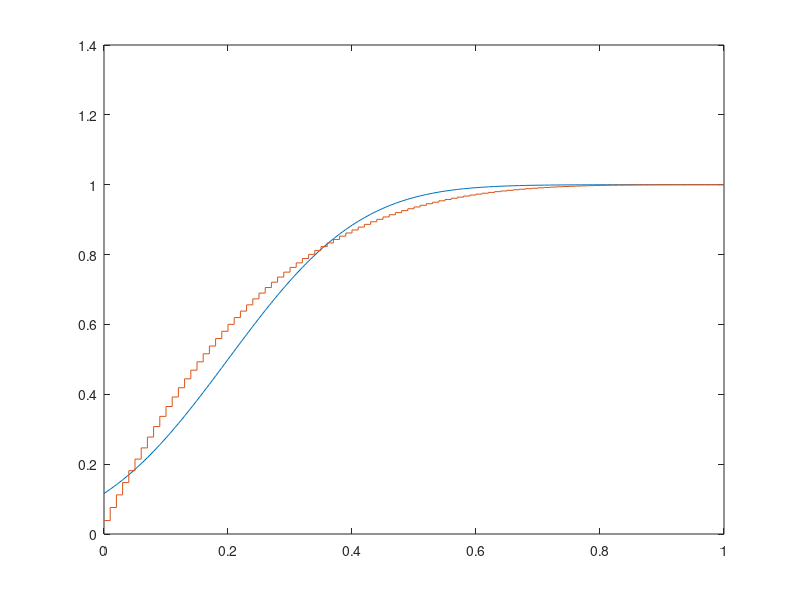
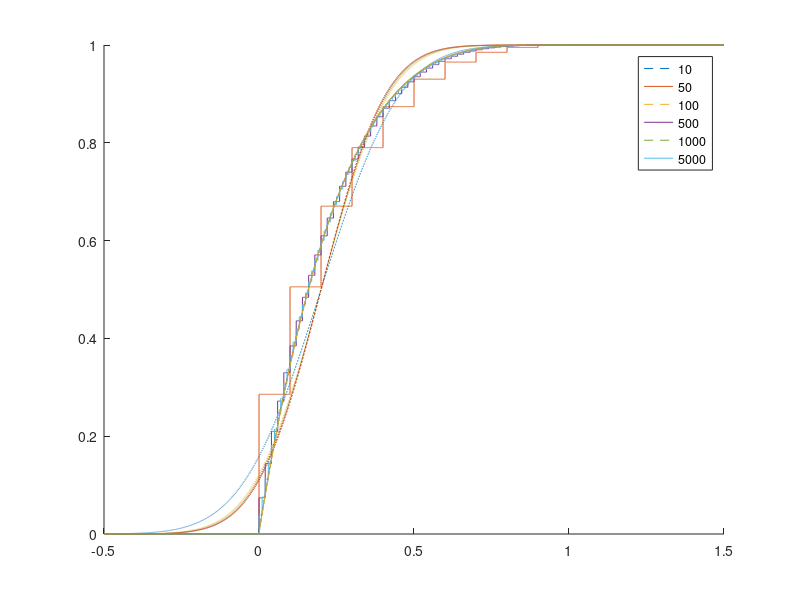

Recreate these plots in MATLAB, in order.
clear;
close all;

% Parameters
a = 1;
b = 4;
N = 100;

x = 0:N;

%% Normal distr
Ep = a / (a + b);
Vp = a * b * (a + b + N) / N / (a + b) ^ 2 / (a + b + 1);

n_cdf = normcdf(x / N, Ep, sqrt(Vp));

%% BetaBinom
bb_pmf = exp(gammaln(N + 1)-gammaln(x + 1)-gammaln(N - x + 1)) .* ...
    beta((a + x),(b + N - x)) / beta(a, b);
bb_cdf = cumsum(bb_pmf);

figure;
plot(x / N, n_cdf)
hold on
stairs(x / N, bb_cdf)

%% Distance measurement
figure, hold on;
N_list = {10 50 100 500 1000};
for ii = 1:length(N_list)
    N = N_list{ii};
    Ep = a / (a + b);
    Vp = a * b * (a + b + N) / N / (a + b) ^ 2 / (a + b + 1);
    
    step = 10000;
    x2 = linspace(-0.5 * N, 1.5 * N, step);
    n_cdf = normcdf(x2 / N, Ep, sqrt(Vp));

    floor_x2 = floor(x2);
    floor_x2(x2 < 0) = 0;
    floor_x2(x2 > N) = N;
    bb_pmf = exp(gammaln(N + 1)-gammaln(floor_x2 + 1)-gammaln(N - floor_x2 + 1)) .* ...
        beta((a + floor_x2),(b + N - floor_x2)) / beta(a, b);
    bb_pmf(x2 < 0) = 0;
    bb_pmf([false bb_pmf(1:end-1) == bb_pmf(2:end)]) = 0;
    bb_cdf = cumsum(bb_pmf);

    dist = sum(abs(n_cdf - bb_cdf)) / (step - 1);

    ax.ColorOrderIndex = ii;
    plot(x2 / N, n_cdf, '--')
    hold on
    ax.ColorOrderIndex = ii;
    stairs(x2 / N, bb_cdf, "-")
    ylim([0 1])
    xlim([-0.5 1.5])
end
legend("10", "50", "100", "500", "1000", "5000");